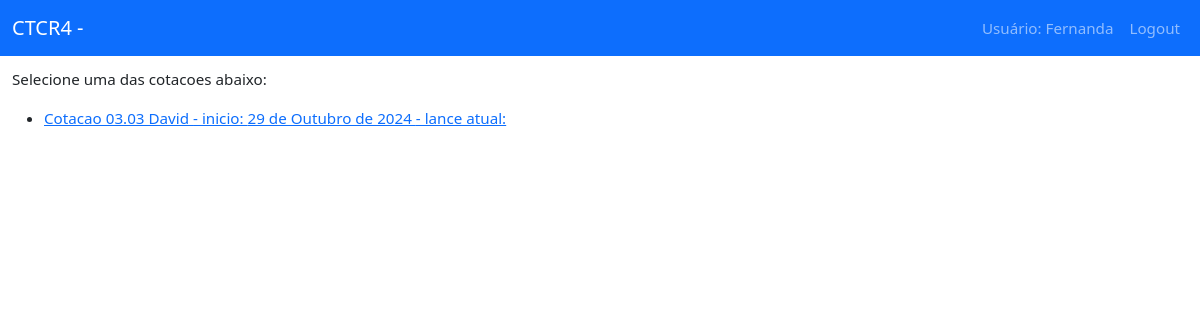
The app's page / (signed in), older data.
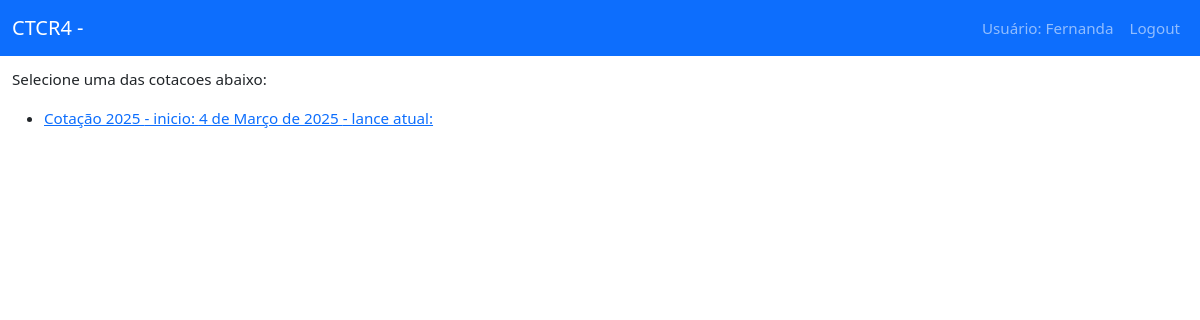
The same page, newer data.
### appCotacao/models.py (models this page shows, shortened)
class Projeto(models.Model):
    nome = models.CharField(max_length=200, unique=True)
    start = models.DateField()
    fim = models.DateField(null=True)
    fornecedores = models.ManyToManyField(CustomUser,
                                        limit_choices_to={'is_active': True,
                                                          'is_superuser': False,
                                                          "is_staff": False})
    produtos = models.ManyToManyField(Produto)

### appCotacao/views.py (the view)
# urls.py: path('', views.lista_cotacao, name="index"),
@login_required(login_url='/accounts/login/')
def lista_cotacao(request):
    lista = Projeto.objects.all()
    pagina = 'appCotacao/lista-projetos-fornecedores.html'
    if (request.user.is_superuser):
        return HttpResponseRedirect('/admin')
    return render(request, pagina, context={'projetos': lista})

### appCotacao/templates/appCotacao/lista-projetos-fornecedores.html
{% extends 'appCotacao/base.html' %}
{% block content %}
    <p>Selecione uma das cotacoes abaixo:</p>
    <ul>
    {% for projeto in user.projeto_set.all %}
        <li><a href="{% url 'cotacao' projeto.id %}">{{ projeto.nome }} - inicio: {{ projeto.start }} - lance atual: {{ projeto.lance_atual}} </a></li>
    {% endfor %}
    </ul>
  {% endblock %}

Row changes from the older to the newer data that the page shows:
removed Projeto: nome "Cotacao 03.03 David", start "29 de Outubro de 2024"
added Projeto: nome "Cotação 2025", start "4 de Março de 2025"
